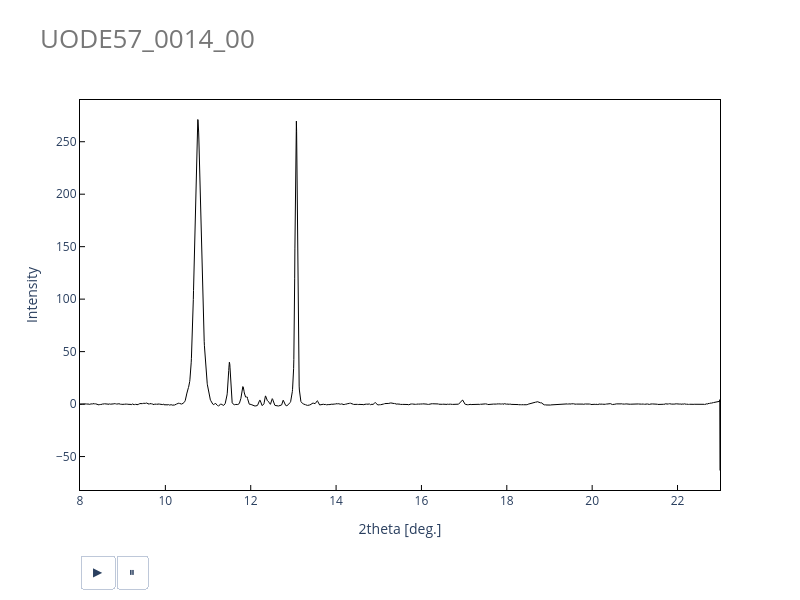

Write notebook code for a chart like this one.
### Code cell
# ファイルを読み込んで、plotlyで出力する
def get_data(raw: str,
             ) -> tuple[np.ndarray, np.ndarray, np.ndarray]:

    # データ読み込み
    ity = []
    bg = []
    if os.path.splitext(raw)[1] == ".hdf":
        with h5py.File(raw, mode = "r") as f:
            tth = np.array(f["rad"][()]) # type: ignore
            for i in tqdm(range(len(list(f["integrated"].keys())))): # type: ignore
                intensity = f["integrated/frame = {}".format(i)][()] # type: ignore
                baseline = arPLS(
                    signal = intensity,
                    two_theta=tth
                )
                ity.append(intensity)
                bg.append(baseline)
    elif os.path.splitext(raw)[1] == ".csv":
        df = pd.read_csv(
            raw,
            header = None,
            index_col = None
        )
        tth = np.array(df[0])
        intensity = np.array(df[1])
        baseline = arPLS(
            signal = intensity,
            two_theta=tth
        )
        ity.append(intensity)
        bg.append(baseline)
            
    ity = np.vstack(ity)
    bg = np.vstack(bg)

    # figure作成
    if True:

        # インスタント化
        fig = go.Figure()

        # 一枚目作成
        raw_anim = go.Scatter(
            x = tth,
            y = ity[0] - bg[0],
            mode = "lines",
            line = dict(
                color = "#000000",
                width = 1,
            )
        )
        fig.add_trace(raw_anim)

        # アニメーションフレームを作成
        frame_list = [
            go.Frame(
                data = [
                    go.Scatter(
                        y = ity[k] - bg[k]
                    )
                ],
                name = str(k),
            ) for k in range(ity.shape[0])
        ]
        fig.frames = frame_list

        # フレーム変更用のボタンとスライダー
        updatemenus_frame = dict(
            type='buttons',
            direction = 'left', # 横並びの場合 'left', 縦並びの場合 'down'
            showactive=False,
            active = -1,
            y=0,
            x=0,
            xanchor='left',
            yanchor='top',
            pad=dict(t=65, r=0),
            buttons=[
                dict(
                    label='▶︎',
                    method='animate',
                    args=[
                        None,
                        dict(
                            frame=dict(
                                duration=200,
                                redraw=True
                            ),
                            fromcurrent=True,
                            mode='immediate',
                            transition=dict(duration=0)
                        )
                    ]
                ),
                dict(
                    label='⏸',
                    method='animate',
                    args=[
                        [None],
                        dict(
                            frame=dict(
                                duration=0,
                                redraw=False
                            ),
                            mode='immediate',
                            transition=dict(duration=0)
                        )
                    ]
                )
            ],
            visible = True
        )
        slider = dict(
            steps=[dict(
                method='animate',
                args=[
                    [str(k)],
                    dict(
                        mode='immediate',
                        frame=dict(
                            duration=0,
                            redraw=True
                            ),
                        transition=dict(
                            duration=0
                        )
                    )
                ],
                label=str(k),
            ) for k in range(ity.shape[0])],
            ticklen = 0,
            minorticklen = 0,
            active=0,
            y=0,
            x=0, # スライダーの開始位置
            len=1, # スライダーの長さ
            xanchor='left',
            yanchor='top',
            pad=dict(
                b=10,
                t=50,
                l=100
            ),
            currentvalue=dict(
                prefix='Frame = ',
                visible=True,
                xanchor='left'
            ),
            visible = True,
        )

        fig.update_layout(
            title = dict(
                text = os.path.splitext(os.path.basename(raw))[0],
                font = dict(
                    size = 26,
                    color = "#777777"
                ),
                x = 0.05,
                y = 0.95,
                xanchor = "left",
                yanchor = "top",
            ),
            xaxis = {
                'title': "2theta [deg.]",
                "linecolor": "#000000",
                "linewidth": 1,
                'ticks': "inside",
                "tickcolor": "#000000",
                "tickwidth": 1,
                "ticklen": 5,
                'mirror': True,
            },
            yaxis = {
                'title': "Intensity",
                "linecolor": "#000000",
                "linewidth": 1,
                'ticks': "inside",
                "tickcolor": "#000000",
                "tickwidth": 1,
                "ticklen": 5,
                'mirror': True,
            },
            plot_bgcolor = '#ffffff',
            updatemenus = [
                updatemenus_frame,
            ],
            sliders = [slider],
            showlegend = False,
            legend = dict(
                bordercolor = "#000000",
                orientation = "h",
                yanchor = "bottom",
                y = 1,
                bgcolor = "rgba(255,255,255,0)",
                xanchor = "center",
                x = 0.5
            ),
            width = 800,
            height = 600,
        )

        fig.show()

    return (tth, ity, bg)
tth, ity, bg = get_data(path_1dprofile)
del get_data

### Figure 1 — Plotly figure (JSON) as saved in the notebook; plotly's stock layout.template omitted (floating-point values rounded to 4 significant figures; data arrays with more than 128 entries replaced by an {"elided": "..."} marker saying what was removed)
{"data": [{"line": {"color": "#000000", "width": 1}, "mode": "lines", "type": "scatter", "x": {"elided": "3000 float values"}, "y": {"elided": "3000 float values"}}], "layout": {"height": 600, "legend": {"bgcolor": "rgba(255,255,255,0)", "bordercolor": "#000000", "orientation": "h", "x": 0.5, "xanchor": "center", "y": 1, "yanchor": "bottom"}, "plot_bgcolor": "#ffffff", "showlegend": false, "sliders": [{"active": 0, "currentvalue": {"prefix": "Frame = ", "visible": true, "xanchor": "left"}, "len": 1, "minorticklen": 0, "pad": {"b": 10, "l": 100, "t": 50}, "steps": [{"args": [["0"], {"frame": {"duration": 0, "redraw": true}, "mode": "immediate", "transition": {"duration": 0}}], "label": "0", "method": "animate"}], "ticklen": 0, "visible": true, "x": 0, "xanchor": "left", "y": 0, "yanchor": "top"}], "title": {"font": {"color": "#777777", "size": 26}, "text": "UODE57_0014_00", "x": 0.05, "xanchor": "left", "y": 0.95, "yanchor": "top"}, "updatemenus": [{"active": -1, "buttons": [{"args": [null, {"frame": {"duration": 200, "redraw": true}, "fromcurrent": true, "mode": "immediate", "transition": {"duration": 0}}], "label": "▶︎", "method": "animate"}, {"args": [[null], {"frame": {"duration": 0, "redraw": false}, "mode": "immediate", "transition": {"duration": 0}}], "label": "⏸", "method": "animate"}], "direction": "left", "pad": {"r": 0, "t": 65}, "showactive": false, "type": "buttons", "visible": true, "x": 0, "xanchor": "left", "y": 0, "yanchor": "top"}], "width": 800, "xaxis": {"linecolor": "#000000", "linewidth": 1, "mirror": true, "tickcolor": "#000000", "ticklen": 5, "ticks": "inside", "tickwidth": 1, "title": {"text": "2theta [deg.]"}}, "yaxis": {"linecolor": "#000000", "linewidth": 1, "mirror": true, "tickcolor": "#000000", "ticklen": 5, "ticks": "inside", "tickwidth": 1, "title": {"text": "Intensity"}}}}
